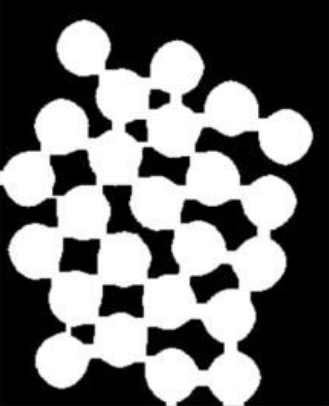
#> input picture Q1image.png, 329 x 406 px, found by its file name
$ python Question1.py
#> lines starting #> are read from the running program, lines starting #| are printed output that depends on the picture; after the words box and inside, x2 and y2 are one past the last pixel; in counts of white or black regions, pixels touching at a corner belong together
import cv2 as cv2
import numpy as np

image = cv2.imread(r'C:\Users\sahru\OneDrive\Desktop\ENPM673 - code\Midterm\Q1image.png')
#> image is the input picture: shape (406, 329, 3); min 0, max 255, mean 111.7
kernel = cv2.getStructuringElement(cv2.MORPH_ELLIPSE,(47,47))
erosion = cv2.erode(image,kernel,iterations = 1)
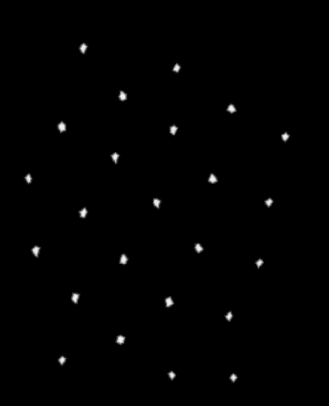
#> erosion: shape (406, 329, 3); min 0, max 244, mean 1.7
dilation = cv2.dilate(erosion,kernel,iterations = 1)
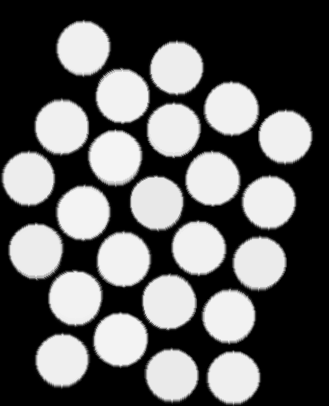
#> dilation: shape (406, 329, 3); min 0, max 244, mean 95.3
image_edge = cv2.Canny(dilation,100,200)
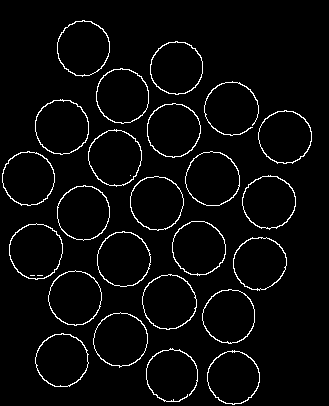
#> image_edge: shape (406, 329); 3.7% white in thin lines or dots, all inside (x1, y1, x2, y2) = (2, 20, 312, 405)

contours, hierarchy = cv2.findContours(image_edge, cv2.RETR_EXTERNAL, cv2.CHAIN_APPROX_NONE) #boundaries
#> contours = 24 contours; largest, box (x1, y1, x2, y2) and area: (9, 223, 63, 280) 2320, (88, 129, 142, 187) 2318, (142, 274, 197, 330) 2306, (35, 99, 89, 155) 2298, (97, 231, 151, 287) 2294
print("Number of Contours found = " + str(len(contours)))
#| Number of Contours found = 24

cv2.drawContours(dilation, contours, -1, (0, 255, 0), 7)
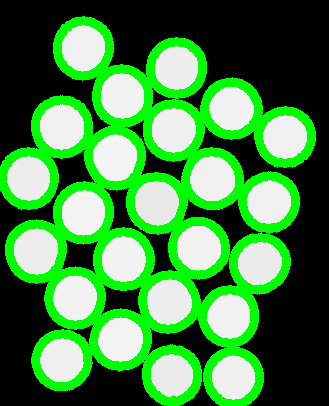
#> dilation: shape (406, 329, 3); mean B, G, R 66.2, 134.7, 66.2

cv2.imshow('Contour Image',dilation)
cv2.waitKey(0)

# =============================================================================
#  counting number of circles with cv2.HoughCircles()
# =============================================================================

# finding number of circles in opened_image
#> (the run stopped early here; a loop or call above may not have finished)
